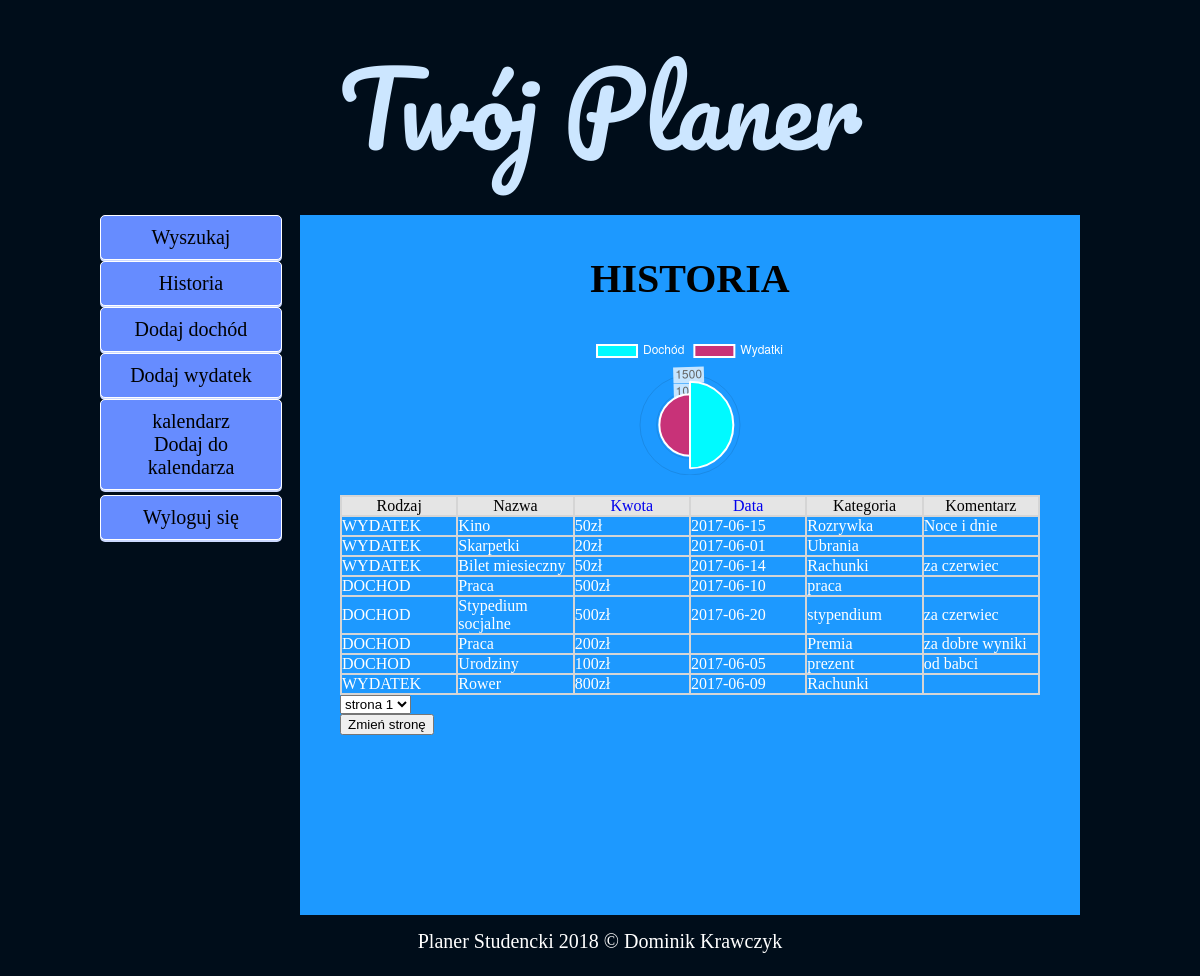
Page /historia.php (signed in) on the committed database.
### tables this page shows
CREATE TABLE `baza` (
  `id` int(11) NOT NULL,
  `rodzaj` text NOT NULL,
  `nazwa` text NOT NULL,
  `kwota` int(11) NOT NULL,
  `data` text NOT NULL,
  `kategoria` text NOT NULL,
  `komentarz` text NOT NULL,
  `userId` int(9) DEFAULT NULL
);

### historia.php (the view, shortened to what this page needs)
<?php
    require_once "header.php";
    $userId = $_SESSION["userId"];
?>
    <h2>Historia</h2>
    <div id="canvas-holder" style="width:40%; margin: 20px auto;">
        <canvas id="chart-area" />
    </div>
    <table width="700" align="center" border="1" bordercolor="#d5d5d5" cellpadding="0" cellspacing="0">
            <?php
            if(!isset($_GET['case'])){
                echo '
                <tr style = "color: black;">
            <td width="100" align="center"  bgcolor="e5e5e5">Rodzaj</td>
            <td width="100" align="center" bgcolor="e5e5e5">Nazwa</td>
            <td  width="100" align="center" bgcolor="e5e5e5" ><a style="text-decoration:none;" href="historia.php?case=1">Kwota</a></td>
            <td width="100" align="center" bgcolor="e5e5e5"><a style="text-decoration:none;" href="historia.php?case=3">Data</a></td>
            <td width="100" align="center" bgcolor="e5e5e5">Kategoria</td>
            <td width="100" align="center" bgcolor="e5e5e5">Komentarz</td>
        </tr>
                ';
                $sql = 'SELECT * FROM baza b WHERE b.userId = "'. $userId .'"';
            }else if($_GET['case'] == 1){
                echo '
                <tr style = "color: black;">
            <td width="100" align="center" bgcolor="e5e5e5">Rodzaj</td>
            <td width="100" align="center" bgcolor="e5e5e5">Nazwa</td>
            <td width="100" align="center" bgcolor="e5e5e5"><a style="text-decoration:none;" href="historia.php?case=2">Kwota</a></td>
            <td width="100" align="center" bgcolor="e5e5e5"><a style="text-decoration:none;" href="historia.php?case=3">Data</a></td>
            <td width="100" align="center" bgcolor="e5e5e5">Kategoria</td>
            <td width="100" align="center" bgcolor="e5e5e5">Komentarz</td>
        </tr>
                ';
                $sql = 'SELECT * FROM baza b WHERE b.userId = "'. $userId .'" ORDER BY b.kwota ASC';
            }else if($_GET['case'] == 2) {
                echo '
                <tr style = "color: black;">
            <td width="100" align="center" bgcolor="e5e5e5">Rodzaj</td>
            <td width="100" align="center" bgcolor="e5e5e5">Nazwa</td>
            <td width="100" align="center" bgcolor="e5e5e5"><a style="text-decoration:none;" href="historia.php?case=1">Kwota</a></td>
            <td width="100" align="center" bgcolor="e5e5e5"><a style="text-decoration:none;" href="historia.php?case=3">Data</a></td>
            <td width="100" align="center" bgcolor="e5e5e5">Kategoria</td>
            <td width="100" align="center" bgcolor="e5e5e5">Komentarz</td>
        </tr>
                ';
                $sql = 'SELECT * FROM baza b WHERE b.userId = "'. $userId .'" ORDER BY b.kwota DESC';
            }else if($_GET['case'] == 3) {
                echo '
                <tr style = "color: black;" >
            <td width="100" align="center" bgcolor="e5e5e5">Rodzaj</td>
            <td width="100" align="center" bgcolor="e5e5e5">Nazwa</td>
            <td width="100" align="center" bgcolor="e5e5e5"><a style="text-decoration:none;" href="historia.php?case=1">Kwota</a></td>
            <td width="100" align="center" bgcolor="e5e5e5"><a style="text-decoration:none;" href="historia.php?case=4">Data</a></td>
            <td width="100" align="center" bgcolor="e5e5e5">Kategoria</td>
            <td width="100" align="center" bgcolor="e5e5e5">Komentarz</td>
        </tr>
                ';
                $sql = 'SELECT * FROM baza b WHERE b.userId = "'. $userId .'" ORDER BY b.data ASC';
            }else if($_GET['case'] == 4) {
                echo '
                <tr style = "color: black;">
            <td width="100" align="center" bgcolor="e5e5e5">Rodzaj</td>
            <td width="100" align="center" bgcolor="e5e5e5">Nazwa</td>
            <td width="100" align="center" bgcolor="e5e5e5"><a style="text-decoration:none;" href="historia.php?case=1">Kwota</a></td>
            <td width="100" align="center" bgcolor="e5e5e5"><a style="text-decoration:none;" href="historia.php?case=3">Data</a></td>
            <td width="100" align="center" bgcolor="e5e5e5">Kategoria</td>
            <td width="100" align="center" bgcolor="e5e5e5">Komentarz</td>
        </tr>
                ';
                $sql = 'SELECT * FROM baza b WHERE b.userId = "'. $userId .'" ORDER BY b.data DESC';
            }
            $pdo->query('SET NAMES utf8');
            $stmt = $pdo->query($sql);
            foreach($stmt as $row)
            {
                echo '
                <tr>
                <td>' . $row['rodzaj'] . '</td>
                <td>' . $row['nazwa'] . '</td>
                <td>' . $row['kwota'] . 'zł'.'</td>
                <td>' . $row['data'] . '</td>
                <td>' . $row['kategoria'] . '</td>
                <td>' . $row['komentarz'] . '</td>
                </tr>
                ';
            }
            ?>
    </table>
<?php
	echo'
	<form rodzaj="f1" method="get" action="skrypt.php">
   <select rodzaj="s1">
      <option value="1">strona 1</option>
      <option value="2">strona 2</option>
   </select>
   <br />
   <input type="submit" value="Zmień stronę"/>
</form>
'
?>
  <?php
        $sqlWydatki = 'SELECT sum(b.kwota) as amount FROM baza b WHERE b.rodzaj = "WYDATEK" AND b.userId = "'. $userId .'"';
        $resultWydatki = $pdo->query($sqlWydatki);
        $rowWydatki = $resultWydatki->fetch();
        $sqlDochod = 'SELECT sum(b.kwota) as amount FROM baza b WHERE b.rodzaj = "DOCHOD" AND b.userId = "'. $userId .'"';
        $resultDochod = $pdo->query($sqlDochod);
        $rowDochod = $resultDochod->fetch();
        $amountWydatki = $rowWydatki['amount'];
        $amountDochod  = $rowDochod['amount'];
?>
    <script>
        var config = {
            type: 'polarArea',
            data: {
                datasets: [
				{
                    data: [
	                    <?php echo $amountDochod;  ?>,
                        <?php echo $amountWydatki; ?>
                    ],
                    backgroundColor: [
                        'rgb(0, 250, 255)',
                        'rgb(200, 50, 120)'
                    ],
                    label: 'Historia transakcji',
                }
				],
                labels: [
                    "Dochód",
                    "Wydatki",
                ]
            },
            options: {
                responsive: true,
			legend: {
             labels: {
                  fontColor: 'white'
                 }
              },
            }
        };
        window.onload = function() {
            var ctx = document.getElementById("chart-area").getContext("2d");
            window.myPie = new Chart(ctx, config);
        };
    </script>
<?php
    include_once "footer.php";
?>

### header.php (shortened to what this page needs)
<!DOCTYPE HTML>
<html lang="pl">
<head>
	<link rel="stylesheet" href="css/kalendarz.css" type="text/css">
	<link rel="stylesheet" href="style.css" type="text/css" />
	<link rel="stylesheet" href="css/fontello.css" type="text/css" />
	<link rel="stylesheet" href="//code.jquery.com/ui/1.12.1/themes/base/jquery-ui.css">
</head>
<body>
<div class="container">
	<div class="logo"><a href="index.php" class="tilelink">Twój Planer</a></div>
	<div class="nav">
        <?php
            if (isset($_SESSION["email"])) :
        ?>
			<a href="wyszukaj.php" class="tilelink">
                <div class="tile">Wyszukaj</div>
            </a>
			<br></br>
            <a href="historia.php" class="tilelink">
                <div class="tile">Historia</div>
            </a>
            <br></br>
			<a href="nowydochod.php" class="tilelink">
                <div class="tile">Dodaj dochód</div>
            </a>
            <br></br>
			<a href="nowywydatek.php" class="tilelink">
                <div class="tile">Dodaj wydatek</div>
            </a>
			<br></br>
<div style = "margin-bottom: 5px;" class="tile" id = "single-normal" >kalendarz
</div>
			<br></br>
            <a href="logout.php" class="tilelink">
                <div class="tile">Wyloguj się</div>
            </a>
        <?php
            endif;
        ?>
	</div>
    <div class="content">

### footer.php (shortened to what this page needs)
        </div>
        <div class="footer">
            Planer Studencki 2018 &copy; Dominik Krawczyk
		</div>
	</div>
  </body>
</html>

### style.css (style rules this page uses)
body { background-color: #000d1a; color: #ffffff; font-family: 'Rancho', cursive; font-size: 20px; }
.container { width: 1000px; margin-left: auto; margin-right: auto; }
.logo { color: white; font-family: 'Pacifico', cursive; font-size: 100px; text-align: center; margin: 10px; padding: 10px; }
.nav { float: left; width: 200px; min-height: 300px; }
.tile { float: left; color: white; width: 160px; margin: auto; padding: 10px; text-align: center; border: 1; background: #668cff; border:1px solid #00008B; border-radius: 5px; border-color: white; box-shadow: 0 2px 0 #ccd9ff; color: black; cursor: pointer; font: inherit; position:relative; outline: 0; transition: all .1s linear; }
.content { float: left; background-color: #1d99ff; color: black; width: 700px; min-height: 620px; padding: 40px; }
h2 { margin-top: auto; font-size: 40px; color: black; text-transform: uppercase; text-align: center }
.footer { clear: both; color: white; text-align: center; padding: 15px; }
a.tilelink { color: #cce6ff; text-decoration: none; display: block; }

### rows in the picture
baza: rodzaj "WYDATEK", nazwa "Kino", kwota "50", data "2017-06-15", kategoria "Rozrywka", komentarz "Noce i dnie"
baza: rodzaj "WYDATEK", nazwa "Skarpetki", kwota "20", data "2017-06-01", kategoria "Ubrania"
baza: rodzaj "WYDATEK", nazwa "Bilet miesieczny", kwota "50", data "2017-06-14", kategoria "Rachunki", komentarz "za czerwiec"
baza: rodzaj "DOCHOD", nazwa "Praca", kwota "500", data "2017-06-10", kategoria "praca"
baza: rodzaj "DOCHOD", nazwa "Stypedium socjalne", kwota "500", data "2017-06-20", kategoria "stypendium", komentarz "za czerwiec"
baza: rodzaj "DOCHOD", nazwa "Praca", kwota "200", kategoria "Premia", komentarz "za dobre wyniki"
baza: rodzaj "DOCHOD", nazwa "Urodziny", kwota "100", data "2017-06-05", kategoria "prezent", komentarz "od babci"
baza: rodzaj "WYDATEK", nazwa "Rower", kwota "800", data "2017-06-09", kategoria "Rachunki"

### other values in the picture
chart data {{ $amountDochod }} 1300
chart data {{ $amountWydatki }} 920
